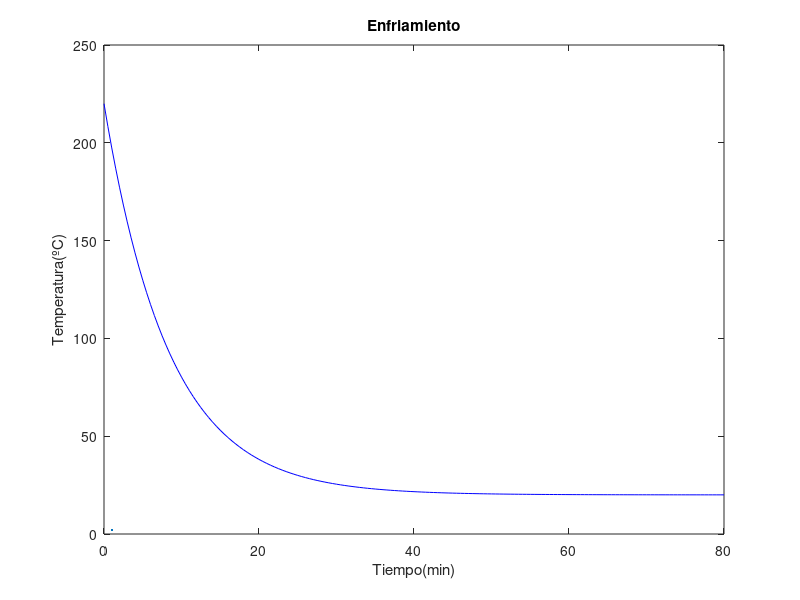

The MATLAB source for this figure: (Note: this script raises an error after producing the figure.)
%Definición de los parámetros.
T0 = 220; % Temperatura inicial de la comida
Td=60; % Temperatura deseada
M = 20; % Temperatura ambiente
a=-0.12; % Constante de enfriamiento

%Definición de la gráfica.
f = @(t) (T0-M) * exp(a*t) + M;
tf=log((Td-M)/(T0-M))/a;
t=0:0.5:80;

%Graficación.
plot(t,f(t),"b",LineWidth=2)
xlabel('Tiempo(min)'); ylabel('Temperatura(ºC)');
title("Enfriamiento")
yline(Td, '--r', 'LineWidth', 1.5, 'Label', sprintf("T_{deseada} = %d°C", Td));
yline(M,'--g','LineWidth', 1.5, 'Label', sprintf("T_{ambiente}=%d ºC",M));
xline(tf,'--p','LineWidth', 1.5, 'Label', sprintf("T_{T}=%.2f m",tf));
grid on;
fprintf("La pizza tardará %.2f minutos en enfriarse a %d°C\n", tf, Td);
